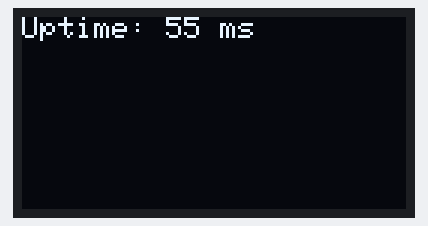
A program run on a simulated ESP32. On the bench: 128×64 one-colour display.

Above: at 0.1 s.
At 4.9 s:
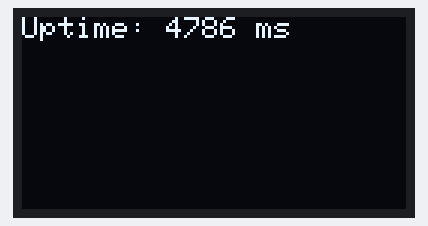
At 9.6 s:
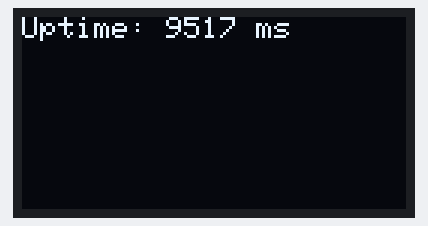
At 19.6 s:
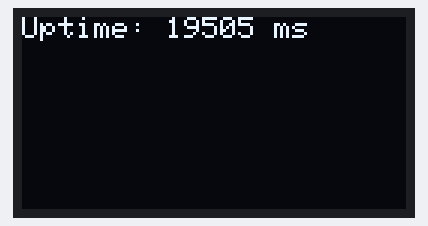
At 29.0 s:
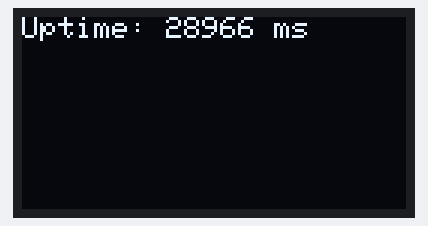
At 39.0 s:
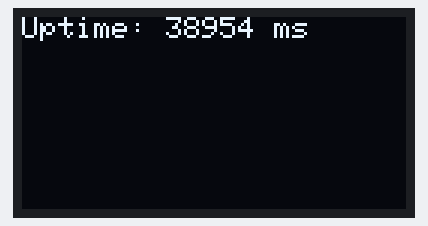

The program:

main.cpp
```cpp
#include <Arduino.h>
#include <Wire.h>
#include <Adafruit_GFX.h>
#include <Adafruit_SSD1306.h>

#define SCREEN_W 128
#define SCREEN_H 64
Adafruit_SSD1306 display(SCREEN_W, SCREEN_H, &Wire, -1);

void setup() {
  Serial.begin(115200);
  Wire.begin(21, 22);
  if (!display.begin(SSD1306_SWITCHCAPVCC, 0x3C)) {
    Serial.println("OLED init failed");
    while (true) delay(1000);
  }
  display.clearDisplay();
  display.setTextSize(1);
  display.setTextColor(SSD1306_WHITE);
  display.setCursor(0, 0);
  display.println("OLED test OK");
  display.display();
}

void loop() {
  display.clearDisplay();
  display.setCursor(0, 0);
  display.printf("Uptime: %lu ms\n", millis());
  display.display();
  delay(500);
}
```

Measured:
- what the display in image 0 shows lasts 0.5 s, from 0.1 s to 0.6 s
